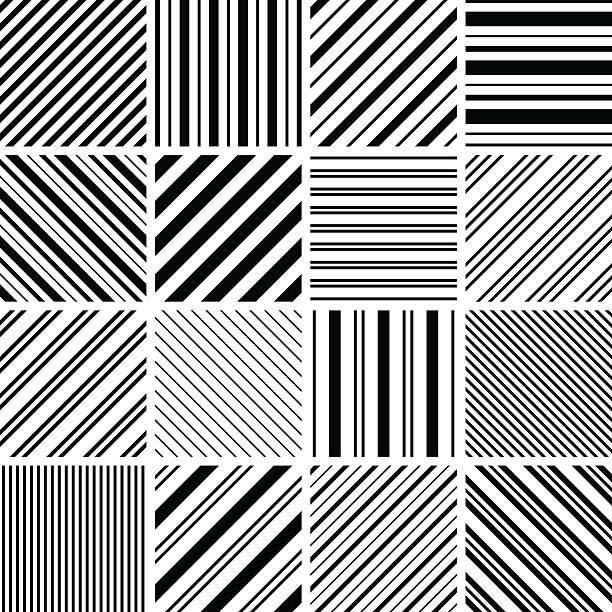
#> input picture images/filter.jpg, 612 x 612 px
$ jupyter execute image_filter.ipynb
#> lines starting #> are read from the running program, lines starting #| are printed output that depends on the picture
[cell 1]
import cv2
import numpy as np
import matplotlib.pyplot as plt

[cell 2]
image =  cv2.imread("./images/filter.jpg", cv2.IMREAD_GRAYSCALE)
#> image: shape (612, 612); min 0, max 255, mean 168.3

plt.imshow(image  , cmap = "gray")

[cell 3]
x  = -10
horizontal_kernal = np.array([[-1 ,-1 ,-1] , [x ,x,x] , [1,1,1]])
vertical_kernal =  np.array([[-1 ,x,1] , [-1 ,x,1] , [-1 ,x,1]])
diagonal_kernal =  np.array([[x, -1 ,1] , [-1, x , 1] , [1 ,1,  x]])

horizontal_filtered_image = cv2.filter2D(image , -1, horizontal_kernal)
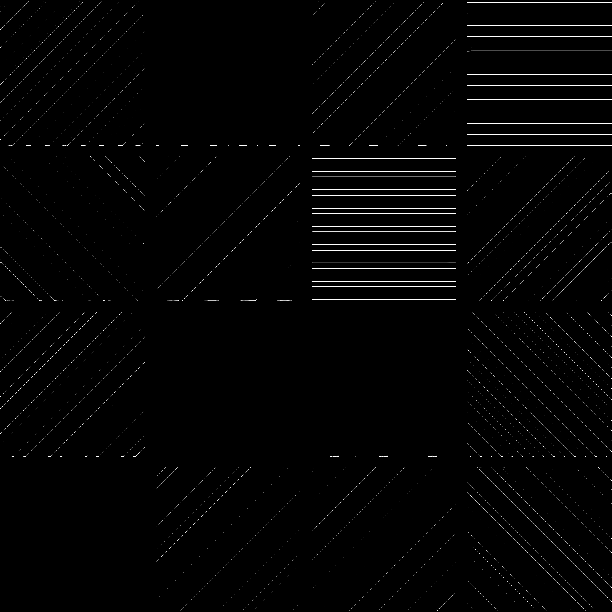
#> horizontal_filtered_image: shape (612, 612); min 0, max 255, mean 3.8
vertical_filtered_image = cv2.filter2D(image , -1, vertical_kernal)
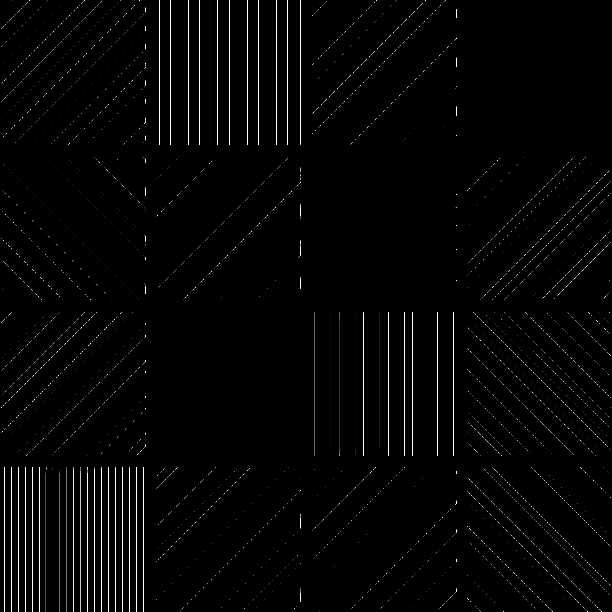
#> vertical_filtered_image: shape (612, 612); min 0, max 255, mean 5
diagonal_filtered_image = cv2.filter2D(image , -1, diagonal_kernal)
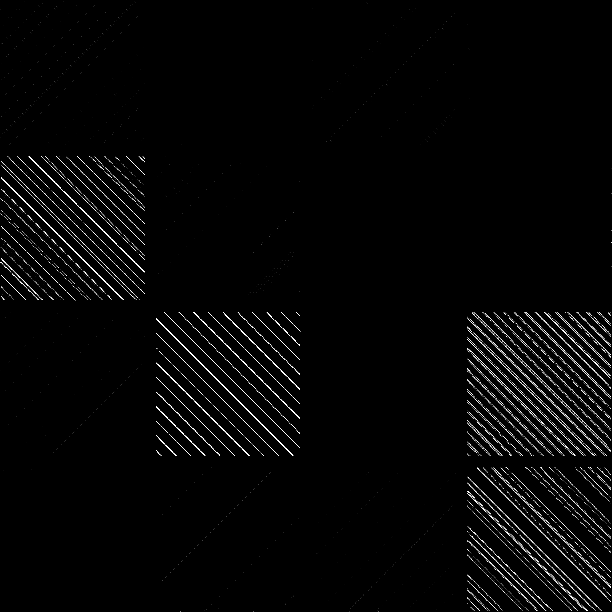
#> diagonal_filtered_image: shape (612, 612); min 0, max 255, mean 6.5

plt.figure(figsize = (10,10))
plt.subplot(1,3,1)
plt.imshow(horizontal_filtered_image , cmap = "gray")
plt.title("Horizontal Filtered Image")
plt.subplot(1,3,2)
plt.imshow(vertical_filtered_image , cmap = "gray")
plt.title("Vertical Filtered Image")

plt.subplot(1,3,3)
plt.imshow(diagonal_filtered_image , cmap = "gray")

plt.title("Diagonal Filtered Image")

plt.show()
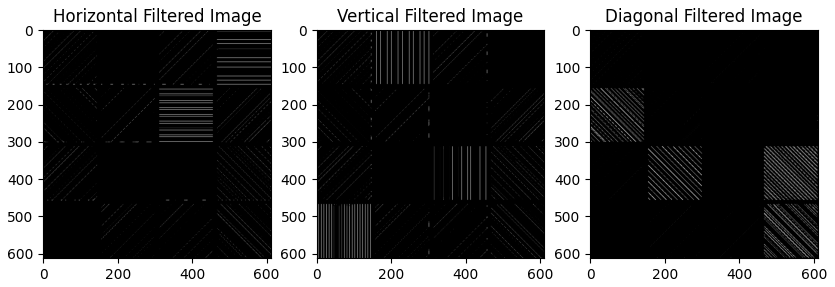
#> figure drawn by matplotlib, 3 panels
